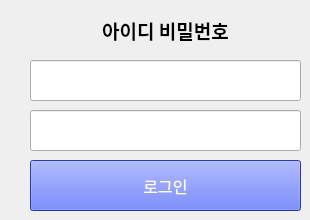
     <widget class="QWidget" name="tab_student">
      <attribute name="title">
       <string>학생</string>
      </attribute>
      <widget class="QPushButton" name="btn_studentLogin">
       <property name="geometry">
        <rect>
         <x>30</x>
         <y>160</y>
         <width>271</width>
         <height>51</height>
        </rect>
       </property>
       <property name="font">
        <font>
         <family>맑은 고딕</family>
         <pointsize>12</pointsize>
        </font>
       </property>
       <property name="styleSheet">
        <string notr="true">QPushButton{
color: rgb(255, 255, 255);
	background-color: rgb(51, 78, 255);
}</string>
       </property>
       <property name="text">
        <string>로그인</string>
       </property>
      </widget>
      <widget class="QLabel" name="IDPW">
       <property name="geometry">
        <rect>
         <x>70</x>
         <y>10</y>
         <width>191</width>
         <height>41</height>
        </rect>
       </property>
       <property name="font">
        <font>
         <family>맑은 고딕</family>
         <pointsize>14</pointsize>
         <weight>75</weight>
         <bold>true</bold>
        </font>
       </property>
       <property name="styleSheet">
        <string notr="true">QLabel {
color: none;
}</string>
       </property>
       <property name="text">
        <string>아이디 비밀번호</string>
       </property>
       <property name="alignment">
        <set>Qt::AlignCenter</set>
       </property>
      </widget>
      <widget class="QLineEdit" name="led_studentID">
       <property name="geometry">
        <rect>
         <x>30</x>
         <y>60</y>
         <width>271</width>
         <height>41</height>
        </rect>
       </property>
       <property name="font">
        <font>
         <family>맑은 고딕</family>
         <pointsize>12</pointsize>
        </font>
       </property>
      </widget>
      <widget class="QLineEdit" name="led_studentPW">
       <property name="geometry">
        <rect>
         <x>30</x>
         <y>110</y>
         <width>271</width>
         <height>41</height>
        </rect>
       </property>
       <property name="font">
        <font>
         <family>맑은 고딕</family>
         <pointsize>12</pointsize>
        </font>
       </property>
       <property name="echoMode">
        <enum>QLineEdit::Password</enum>
       </property>
       <property name="clearButtonEnabled">
        <bool>false</bool>
       </property>
      </widget>
     </widget>
